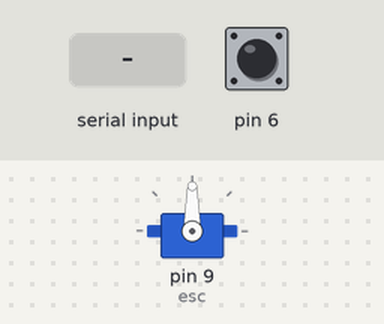
The sketch below on a simulated Arduino Uno, built with avr-gcc and run on an emulated ATmega328P. On the bench: servo. The inputs (shaded band) are chosen by the test bench; at power-on: pin 6 HIGH.

Above: at 5.2 s.
5.3 s: "C" received over the second serial link
At 5.75 s:
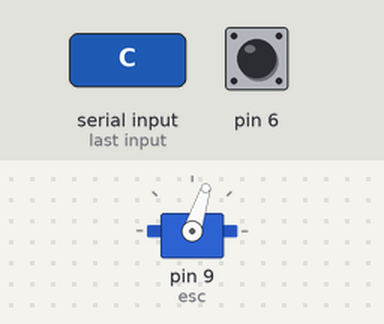
At 8.1 s:
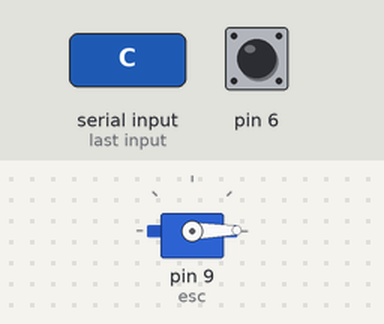
8.3 s: "A" received over the second serial link
At 8.9 s:
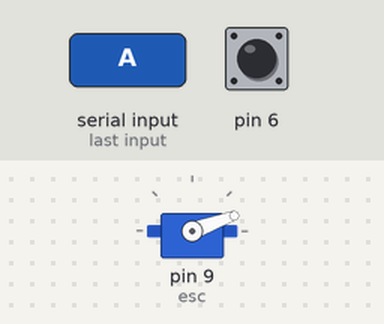
Timing chart, 0 to 11.3 s (numbered marks = the images above; inputs shaded):
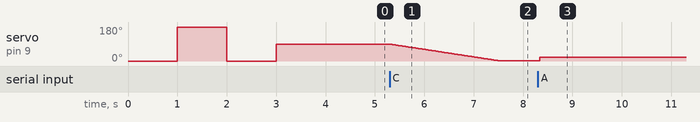

The sketch:

longboard_special_v4.ino
```cpp
#include <Servo.h> //Treating the esc as a servo
#include <SoftwareSerial.h> //Serial Port for bluetooth module

SoftwareSerial mySerial(3,2); //Connecting to the tx and rx pins of the bluetooth module
Servo esc; // creating the esc
int spd = 90; // "speed" value sent to esc
void setup(){
  esc.attach(9); // esc signal pin on pin 9
  esc.write(0);
  delay(1000);
  esc.write(180);
  delay(1000);
  esc.write(0);
  delay(1000);
  esc.write(90);
  delay(1000);
  mySerial.begin(9600); // open serial connection with bluetooth module
}

void loop(){
  esc.write(spd); // important to constantly tell the esc the current speed so it doesnt engage the safety shutoff
  delay(100); // avoids overloading the esc with too many commands to quickly
  if(spd>=20 ){ // so long as the is going over speed 20, i.e moving at a reasonable pace,
    if(!digitalRead(6)){ //this is to check the speed of the board, and is optional
      long i = millis();
      while(!digitalRead(6)){}
      while(digitalRead(6)){}
      double j = millis()-i;
      double k = 220/j;
      double l = k*3.6;
      int m = l;
      mySerial.write(m); // send the speed over serial
    }
  }

  if (mySerial.available()){ // when we receive information over serial

    char i = mySerial.read(); //find out which letter the serial sends (A= faster, B= slower, C= stop)
    if(i=='A'){ // "faster"
      if(spd>=20 && spd<=130){ // if the board is over speed twenty, and below the max speed, i.e board is already moving,
        spd+=10; //accelerate
        esc.write(spd);
        delay(100); // give board time to accelerate
      }
      else if(spd<=19){ //if speed is below 20, i.e board is either stopped or barely going fast enough to move under load
        spd=20; // speed all the way up to twenty
        esc.write(spd);
        delay(3000); // give suffiecient time to reach speed from standstill
      }
    }
    else if(i=='B'){ // "slow down"
      if(spd>=30){ // if board is going over thirty, i.e 10+ above minimum speed
        spd-=10; // slow down by 10
        esc.write(spd);
        delay(100); // give time for decceleration
      }
      else if(spd>=20){ // if board is going speed 20-29
        for(int i=20;i-=1;i>=0){ // gradually slow down to a stop (the "slow stop")
          spd=i;
          esc.write(spd);
          delay(50); // can be adjusted for quicker stop
        }
        spd = 0;
        esc.write(spd);
      }
      else{ // if the board is going speed 19 or below, i.e some speed less than minimum speed, which it shouldn't, stop
        spd=0;
        esc.write(0);
      }
    }
    else if(i=='C'){ // emergency stop/deadman switch
      for(int i=spd;i-=1;i>=0){ // gradual slow down to a stop (the "fast stop")
        spd=i;
        esc.write(spd);
        delay(25); // can be adjusted for a quicker stop
      }
    }
  }
}
```

Measured:
- after the input at 5.3 s, servo on pin 9 (esc): moves from 90° to 1° over 2.2 s, starting at once
- after the input at 8.3 s, servo on pin 9 (esc): 1° → 20° at once
